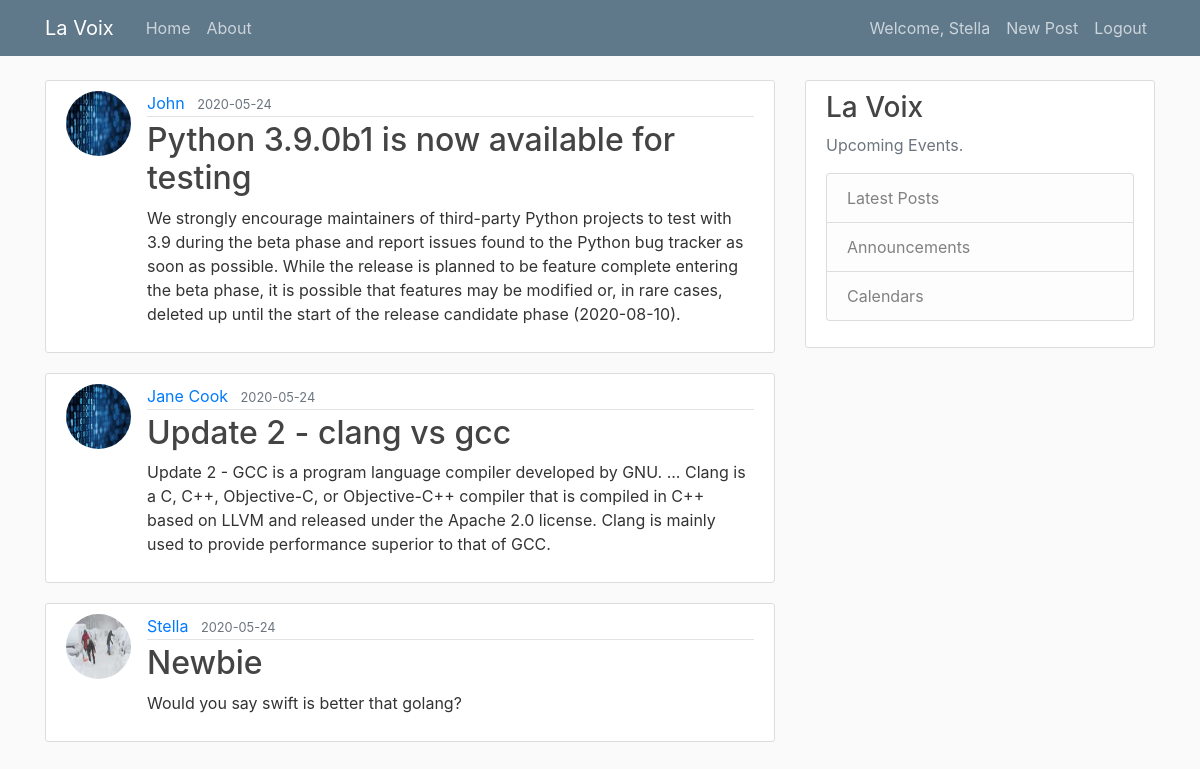
Screenshot of / (signed in) with the database file from the repository.
### MyBlogApp/models.py (models this page shows)
class User(db.Model, UserMixin):
    id = db.Column(db.Integer, primary_key=True)
    username = db.Column(db.String(20), unique=True, nullable=False)
    email = db.Column(db.String(120), unique=True, nullable=False)
    image_file = db.Column(db.String(20), nullable=False, default='default.jpg')
    password = db.Column(db.String(60), nullable=False)
    posts = db.relationship('Post', backref='author')

class Post(db.Model):
    id= db.Column(db.Integer, primary_key=True)
    title = db.Column(db.String(100), nullable=False)
    date_posted = db.Column(db.DateTime, nullable=False, default=datetime.utcnow)
    content = db.Column(db.Text, nullable=False)
    user_id = db.Column(db.Integer, db.ForeignKey('user.id'), nullable=False)

### MyBlogApp/routes.py (the view)
@app.route('/')
def home():
    posts = Post.query.all() #grap all the post and place on the homepage
    return render_template('home.html', posts=posts)

### MyBlogApp/models.py (called while the page is built)
@login_manager.user_loader
def load_user(user_id):
    return User.query.get(int(user_id))

### MyBlogApp/templates/home.html
{% extends "layout.html" %}
{% block content %}
    {% for post in posts %}
        <article class="media content-section">
          <img class="rounded-circle article-img" src="{{ url_for('static', filename='profile_pics/' + post.author.image_file) }}">
          <div class="media-body">
            <div class="article-metadata">
              <a class="mr-2" href="#">{{ post.author.username }}</a>
              <small class="text-muted">{{ post.date_posted.strftime('%Y-%m-%d') }}</small>
            </div>
            <h2><a class="article-title" href="{{ url_for('post', post_id=post.id) }}">{{ post.title }}</a></h2>
            <p class="article-content">{{ post.content }}</p>
          </div>
        </article>
    {% endfor %}
{% endblock content %}

### MyBlogApp/templates/layout.html (shortened to what this page needs)
<!DOCTYPE html>
<html lang="en">
<head>
    <link rel="stylesheet" href="https://stackpath.bootstrapcdn.com/bootstrap/4.4.1/css/bootstrap.min.css">
    <link rel="stylesheet" type="text/css" href="{{ url_for('static', filename='main.css') }}">
</head>
<body>
    <header class="site-header">
        <nav class="navbar navbar-expand-md navbar-dark bg-steel fixed-top">
          <div class="container">
            <a class="navbar-brand mr-4" href="/">La Voix</a>
            <div class="collapse navbar-collapse" id="navbarToggle">
              <div class="navbar-nav mr-auto">
                <a class="nav-item nav-link" href= "{{ url_for('home') }}">Home</a>
                <a class="nav-item nav-link" href= "{{ url_for('about') }}">About</a>
              </div>
              <div class="navbar-nav">
                {% if current_user.is_authenticated%}
                  <a class="nav-item nav-link" href= "{{ url_for('account') }}">Welcome, {{ current_user.username }}</a>
                  <a class="nav-item nav-link" href= "{{ url_for('create_post') }}">New Post</a>
                  <a class="nav-item nav-link" href= "{{ url_for('logout') }}">Logout</a>
                {% else %}
                  <a class="nav-item nav-link" href= "{{ url_for('login') }}">Login</a>
                  <a class="nav-item nav-link" href= "{{ url_for('register') }}">Register</a>
                {% endif %}
              </div>
            </div>
          </div>
        </nav>
      </header>
      <main role="main" class="container">
        <div class="row">
          <div class="col-md-8">
            {% block content %}{% endblock %}
          </div>
          <div class="col-md-4">
            <div class="content-section">
              <h3>La Voix</h3>
              <p class='text-muted'>Upcoming Events.
                <ul class="list-group">
                  <li class="list-group-item list-group-item-light">Latest Posts</li>
                  <li class="list-group-item list-group-item-light">Announcements</li>
                  <li class="list-group-item list-group-item-light">Calendars</li>
                </ul>
              </p>
            </div>
          </div>
        </div>
      </main>
</body>
</html>

### MyBlogApp/static/main.css (style rules this page uses)
body { background: #fafafa; color: #333333; margin-top: 5rem; }
h1, h2, h3, h4, h5, h6 { color: #444444; }
.bg-steel { background-color: #5f788a; }
.site-header .navbar-nav .nav-link { color: #cbd5db; }
.content-section { background: #ffffff; padding: 10px 20px; border: 1px solid #dddddd; border-radius: 3px; margin-bottom: 20px; }
.article-title { color: #444444; }
.article-content { white-space: pre-line; }
.article-img { height: 65px; width: 65px; margin-right: 16px; }
.article-metadata { padding-bottom: 1px; margin-bottom: 4px; border-bottom: 1px solid #e3e3e3 }

### rows the page displays
User: username "Stella"
Post: image_file (picture), author.username "John", date_posted "2020-05-24", title "Python 3.9.0b1 is now available for testing", content "We strongly encourage maintainers of third-party Python projects to test with 3.9 during the beta phase and report issues found to the Python bug tracker as soon as possible. While the release is planned to be feature complete entering the beta phase, it is possible that features may be modified or, in rare cases, deleted up until the start of the release candidate phase (2020-08-10)."
Post: image_file (placeholder picture), author.username "Jane Cook", date_posted "2020-05-24", title "Update 2 - clang vs gcc", content "Update 2 - GCC is a program language compiler developed by GNU. ... Clang is a C, C++, Objective-C, or Objective-C++ compiler that is compiled in C++ based on LLVM and released under the Apache 2.0 license. Clang is mainly used to provide performance superior to that of GCC."
Post: image_file (picture), author.username "Stella", date_posted "2020-05-24", title "Newbie", content "Would you say swift is better that golang?"
